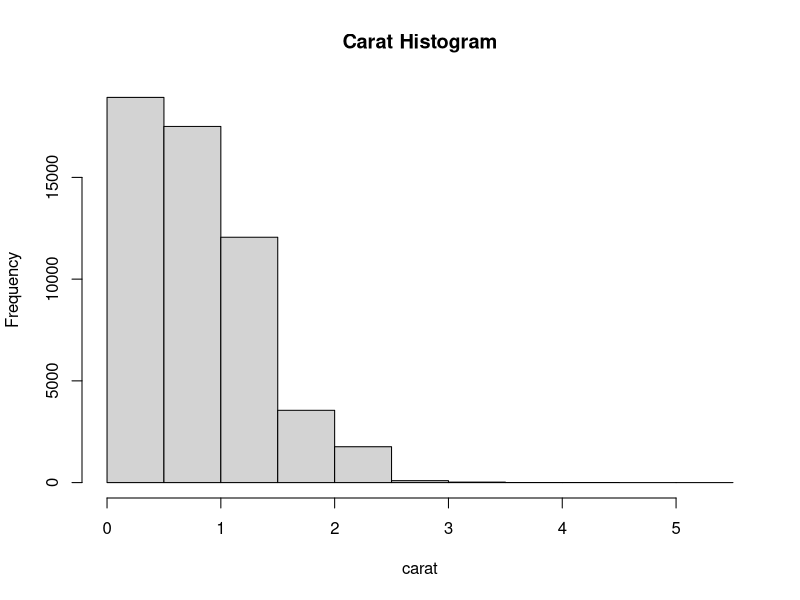
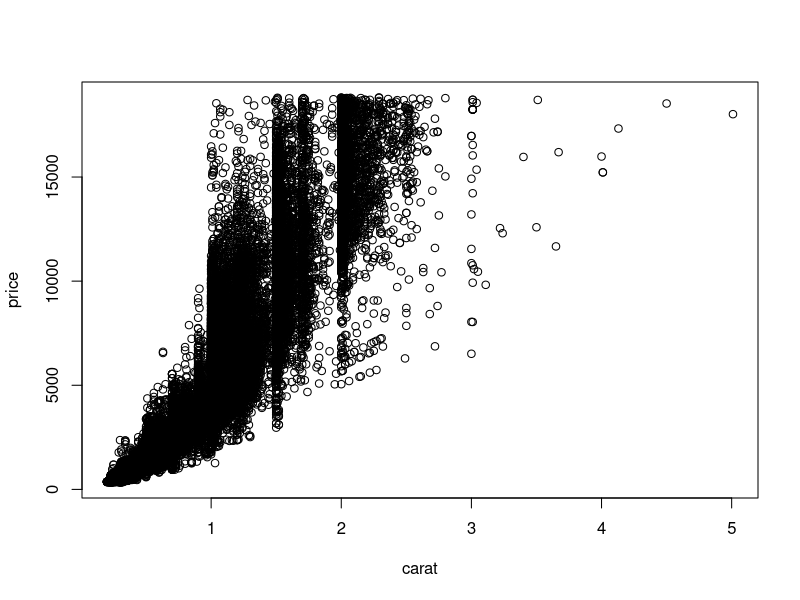
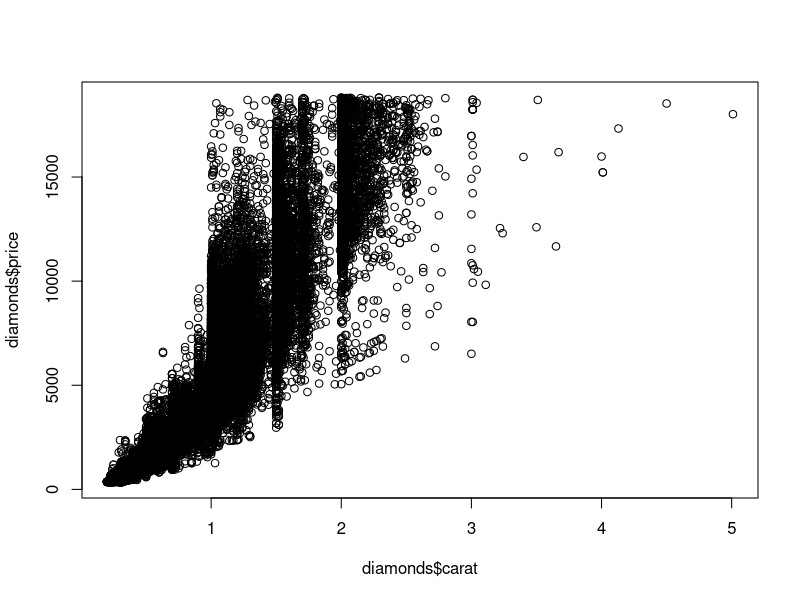
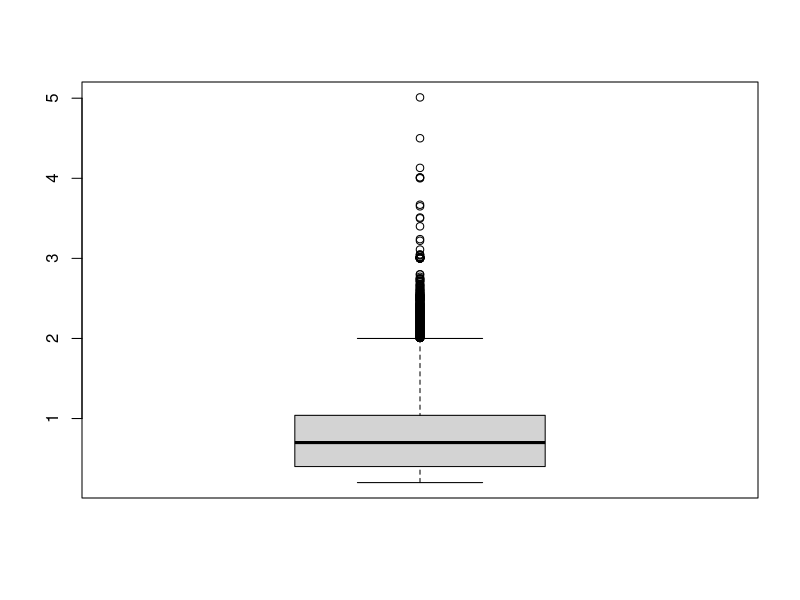
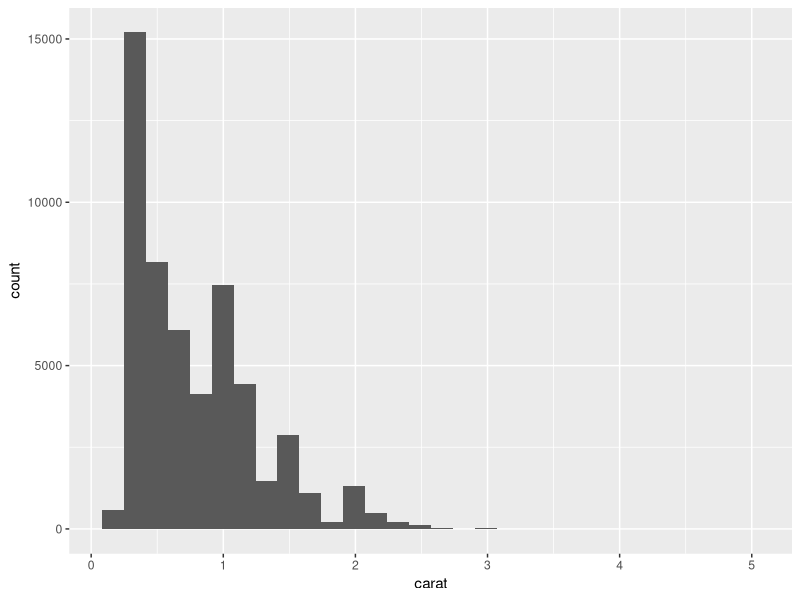
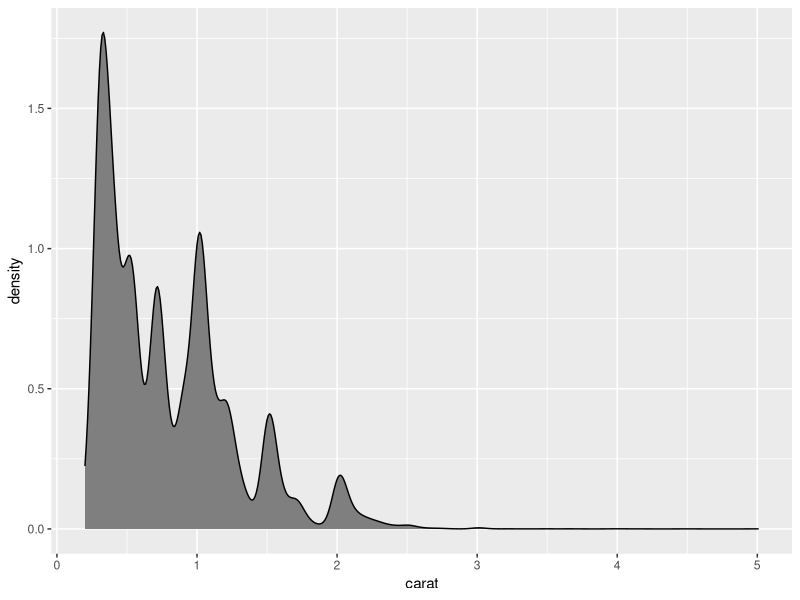
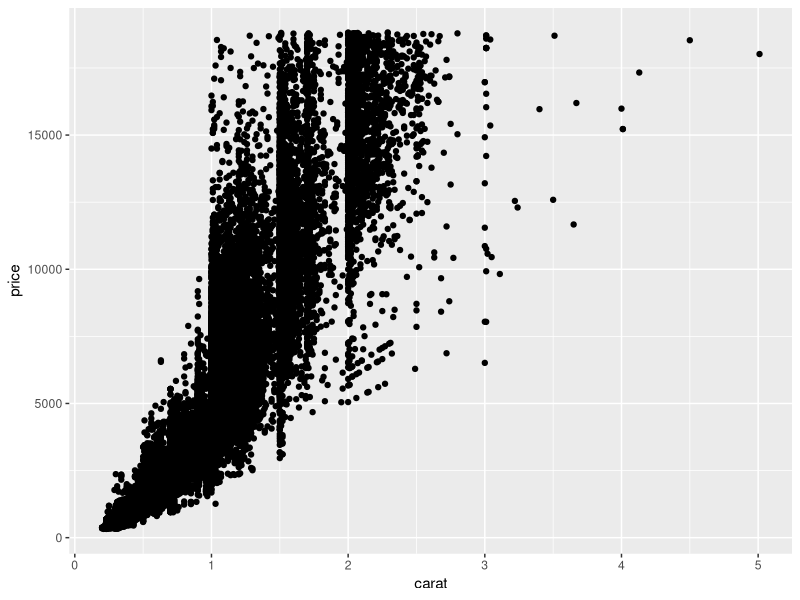

The R script that drew these images, in order:
#GGPLOT2

library(ggplot2)
data("diamonds")
head(diamonds)

#Histogram

hist(diamonds$carat, main = "Carat Histogram", xlab = "carat")

#Scatterplot

plot(price~carat, data = diamonds)

plot(diamonds$carat, diamonds$price)

#box plot

boxplot(diamonds$carat)

##ggplot histogram and densities

ggplot(data = diamonds) + geom_histogram(aes(x=carat))

ggplot(data = diamonds) + geom_density(aes(x=carat), fill='grey50')


## Scatter

ggplot(diamonds, aes(x=carat, y=price)) + geom_point()


# save basics of ggplot object to a variable

g <- ggplot(diamonds, aes(x=carat, y=price))
